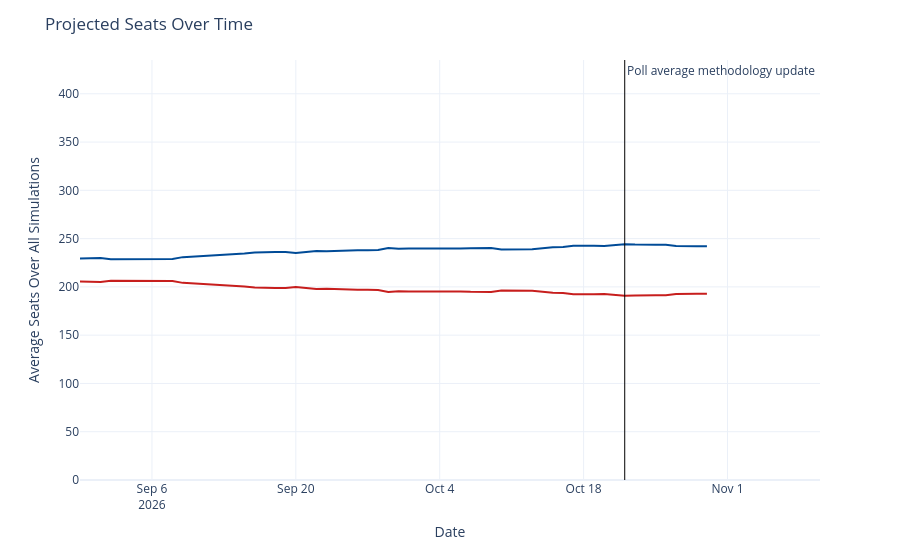

This figure's notebook cell:
### Code cell
seats_over_time = output_ts[(output_ts['geo'] == 'US House') &
                             (output_ts['type'] == 'seats')]
seats_over_time['rep_seats'] = seats_over_time['y'].map(lambda x: 435 - x)
seats_over_time = seats_over_time.rename({'y': 'Democrats', 'rep_seats': 'Republicans'}, axis=1)
seats_time_ser = px.line(seats_over_time, x='date', y=['Democrats', 'Republicans'], template='plotly_white',
                        color_discrete_map={'Democrats': '#004b97', 'Republicans': '#c71e1d'},)
seats_time_ser.update_traces(hovertemplate="%{y:.1f}")
seats_time_ser.update_layout(
    xaxis=dict(range=[pd.to_datetime('2026-08-30'), pd.to_datetime('2026-11-10')]),
    yaxis=dict(range=[0, 435]),
    xaxis_title='Date',
    yaxis_title='Average Seats Over All Simulations',
    title=dict(text="Projected Seats Over Time"),
    hovermode="x",
    showlegend=False
)
seats_time_ser.add_vline(x=pd.to_datetime('2026-10-22').timestamp() * 1000, line_width=1, line_color='black',
                          annotation_text='Poll average methodology update', annotation_position='top right')
seats_time_ser

### Figure 1 — Plotly figure (JSON) as saved in the notebook; plotly's stock layout.template omitted (floating-point values rounded to 4 significant figures)
{"data": [{"hovertemplate": "%{y:.1f}", "legendgroup": "Democrats", "line": {"color": "#004b97", "dash": "solid"}, "marker": {"symbol": "circle"}, "mode": "lines", "name": "Democrats", "orientation": "v", "showlegend": true, "type": "scatter", "x": ["2026-08-30", "2026-08-31", "2026-09-01", "2026-09-02", "2026-09-03", "2026-09-04", "2026-09-05", "2026-09-06", "2026-09-07", "2026-09-08", "2026-09-09", "2026-09-14", "2026-09-15", "2026-09-16", "2026-09-17", "2026-09-18", "2026-09-19", "2026-09-20", "2026-09-21", "2026-09-22", "2026-09-23", "2026-09-24", "2026-09-25", "2026-09-26", "2026-09-27", "2026-09-28", "2026-09-29", "2026-09-30", "2026-10-01", "2026-10-02", "2026-10-03", "2026-10-04", "2026-10-05", "2026-10-06", "2026-10-07", "2026-10-08", "2026-10-09", "2026-10-10", "2026-10-11", "2026-10-12", "2026-10-13", "2026-10-15", "2026-10-16", "2026-10-17", "2026-10-18", "2026-10-19", "2026-10-20", "2026-10-21", "2026-10-22", "2026-10-23", "2026-10-24", "2026-10-25", "2026-10-26", "2026-10-27", "2026-10-29", "2026-10-30"], "xaxis": "x", "y": [229.4, 230.0, 230.0, 228.5, 228.5, 228.7, 228.7, 228.9, 228.8, 228.9, 230.8, 233.6, 234.7, 235.7, 236.2, 236.1, 236.0, 235.0, 236.2, 237.2, 236.9, 237.4, 237.9, 237.9, 237.9, 238.2, 240.4, 239.5, 239.7, 239.6, 239.5, 239.7, 239.8, 239.7, 240.1, 240.1, 240.2, 238.8, 238.7, 238.7, 238.9, 240.9, 241.3, 242.6, 242.9, 242.5, 242.4, 243.5, 244.2, 243.8, 244.0, 243.7, 243.6, 242.4, 242.2, 242.1], "yaxis": "y"}, {"hovertemplate": "%{y:.1f}", "legendgroup": "Republicans", "line": {"color": "#c71e1d", "dash": "solid"}, "marker": {"symbol": "circle"}, "mode": "lines", "name": "Republicans", "orientation": "v", "showlegend": true, "type": "scatter", "x": ["2026-08-30", "2026-08-31", "2026-09-01", "2026-09-02", "2026-09-03", "2026-09-04", "2026-09-05", "2026-09-06", "2026-09-07", "2026-09-08", "2026-09-09", "2026-09-14", "2026-09-15", "2026-09-16", "2026-09-17", "2026-09-18", "2026-09-19", "2026-09-20", "2026-09-21", "2026-09-22", "2026-09-23", "2026-09-24", "2026-09-25", "2026-09-26", "2026-09-27", "2026-09-28", "2026-09-29", "2026-09-30", "2026-10-01", "2026-10-02", "2026-10-03", "2026-10-04", "2026-10-05", "2026-10-06", "2026-10-07", "2026-10-08", "2026-10-09", "2026-10-10", "2026-10-11", "2026-10-12", "2026-10-13", "2026-10-15", "2026-10-16", "2026-10-17", "2026-10-18", "2026-10-19", "2026-10-20", "2026-10-21", "2026-10-22", "2026-10-23", "2026-10-24", "2026-10-25", "2026-10-26", "2026-10-27", "2026-10-29", "2026-10-30"], "xaxis": "x", "y": [205.6, 205.0, 205.0, 206.5, 206.5, 206.3, 206.3, 206.1, 206.2, 206.1, 204.2, 201.4, 200.3, 199.3, 198.8, 198.9, 199.0, 200.0, 198.8, 197.8, 198.1, 197.6, 197.1, 197.1, 197.1, 196.8, 194.6, 195.5, 195.3, 195.4, 195.5, 195.3, 195.2, 195.3, 194.9, 194.9, 194.8, 196.2, 196.3, 196.3, 196.1, 194.1, 193.7, 192.4, 192.1, 192.5, 192.6, 191.5, 190.8, 191.2, 191.0, 191.3, 191.4, 192.6, 192.8, 192.9], "yaxis": "y"}], "layout": {"annotations": [{"showarrow": false, "text": "Poll average methodology update", "x": 1792627200000, "xanchor": "left", "xref": "x", "y": 1, "yanchor": "top", "yref": "y domain"}], "hovermode": "x", "legend": {"title": {"text": "variable"}, "tracegroupgap": 0}, "margin": {"t": 60}, "shapes": [{"line": {"color": "black", "width": 1}, "type": "line", "x0": 1792627200000, "x1": 1792627200000, "xref": "x", "y0": 0, "y1": 1, "yref": "y domain"}], "showlegend": false, "title": {"text": "Projected Seats Over Time"}, "xaxis": {"anchor": "y", "domain": [0, 1], "range": ["2026-08-30T00:00:00", "2026-11-10T00:00:00"], "title": {"text": "Date"}}, "yaxis": {"anchor": "x", "domain": [0, 1], "range": [0, 435], "title": {"text": "Average Seats Over All Simulations"}}}}
